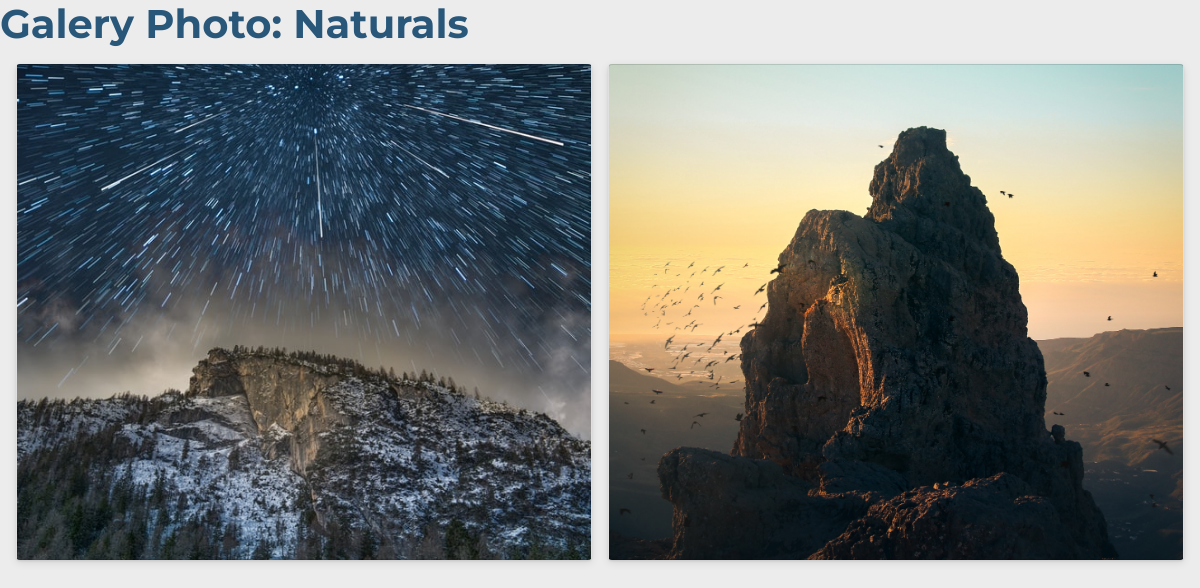
Page /views/Naturals.php on the earlier database version.
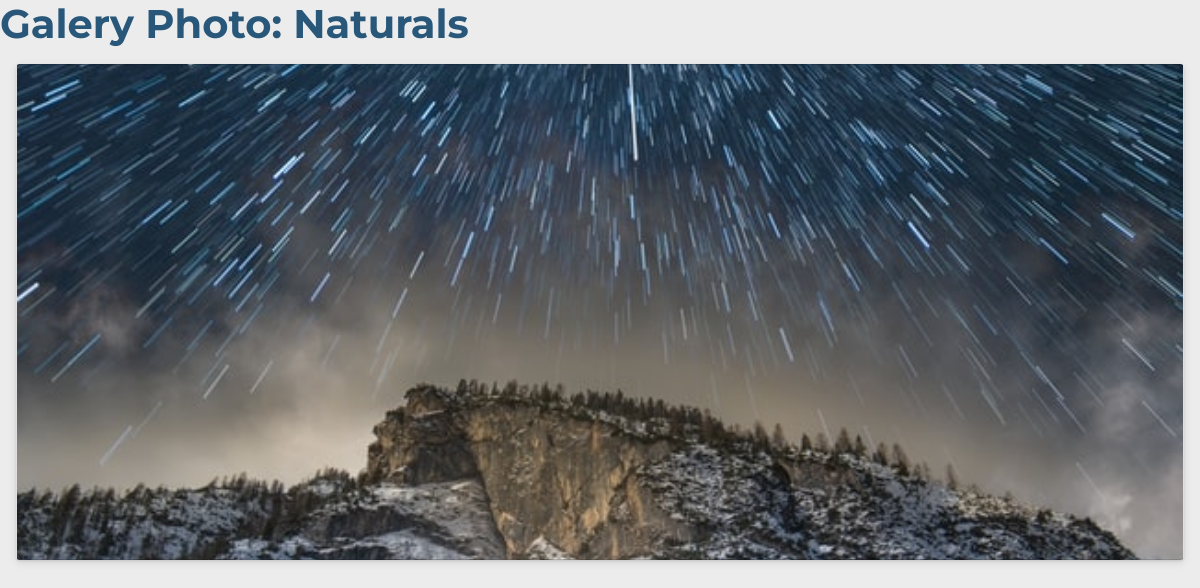
Same page on the later database version.
### tables this page shows
CREATE TABLE IF NOT EXISTS Photo (
  photoId int NOT NULL AUTO_INCREMENT,
  nomFich varchar(250) NOT NULL,
  description varchar(250) NOT NULL,
  catId int NOT NULL,
  PRIMARY KEY (photoId),
  FOREIGN KEY (catId) REFERENCES Categorie(catId)
);

### lib/bd.php (called while the page is built, shortened)
<?php
function executeQuery($link, $query)
{
	try {
		$sth = $link->prepare($query);
		$sth->execute(array());
		$res = $sth->fetchAll();
		return $res;
	} catch (PDOException $e) {
		$erreur = $e->getMessage();
		echo"Erreur requête Q";
	}
}

### lib/add_funct.php (the view, shortened to what this page needs)
<?php
function fill_image_natural($link)
{
    $output='';
    $query = "SELECT C.nomCat,P.nomFich,P.catId,P.description from Photo P join Categorie C on C.catId=P.catId WHERE C.nomCat='Naturals';";
    $result = executeQuery($link, $query);
    $images=$result;
    foreach ($images as $uneimage) {
      $output.= "
      <a class='card card-tall' style='background-image: url(../assets/img/" . $uneimage['nomFich'] . ");' data-toggle='modal' data-target='#" . $uneimage['nomFich'] . "'>
      </a>
      <div class='modal fade' id='" . $uneimage['nomFich'] . "'>
        <div class='modal-dialog' role='document'>
          <div class='modal-content' style='width:650px;'>
            <div class='modal-header'>
              <h5 class='modal-title' id='exampleModalLabel'>Details of this picture</h5>
              <button type='button' class='close' data-dismiss='modal' aria-label='Close'>
                <span aria-hidden='true'>&times;</span>
              </button>
            </div>
            <div class='modal-body'>
            <img src='../assets/img/" . $uneimage['nomFich'] . "'  style='width: 250px;height: 250px;margin-right:20px; float:left; '>
            <div style='display: flex;justify-content: center; font-size: 1.2rem'>
            <table class='table'>
              <tbody>
                <tr>
                  <th>Description</th>
                  <td>" . $uneimage['description'] . "</td>
                </tr>
                <tr>
                  <th>Name of the file</th>
                  <td>" . $uneimage['nomFich'] . "</td>
                </tr>
                <tr>
                  <th>Category name</th>
                  <td>" . $uneimage['nomCat'] . "</td>
                </tr>
              </tbody>
            </table>
            </div>
            </div>
          </div>
        </div>
      </div>";
    }
  return $output;
}
?>

Differences in the rows shown:
removed photo: nomFich (picture)
